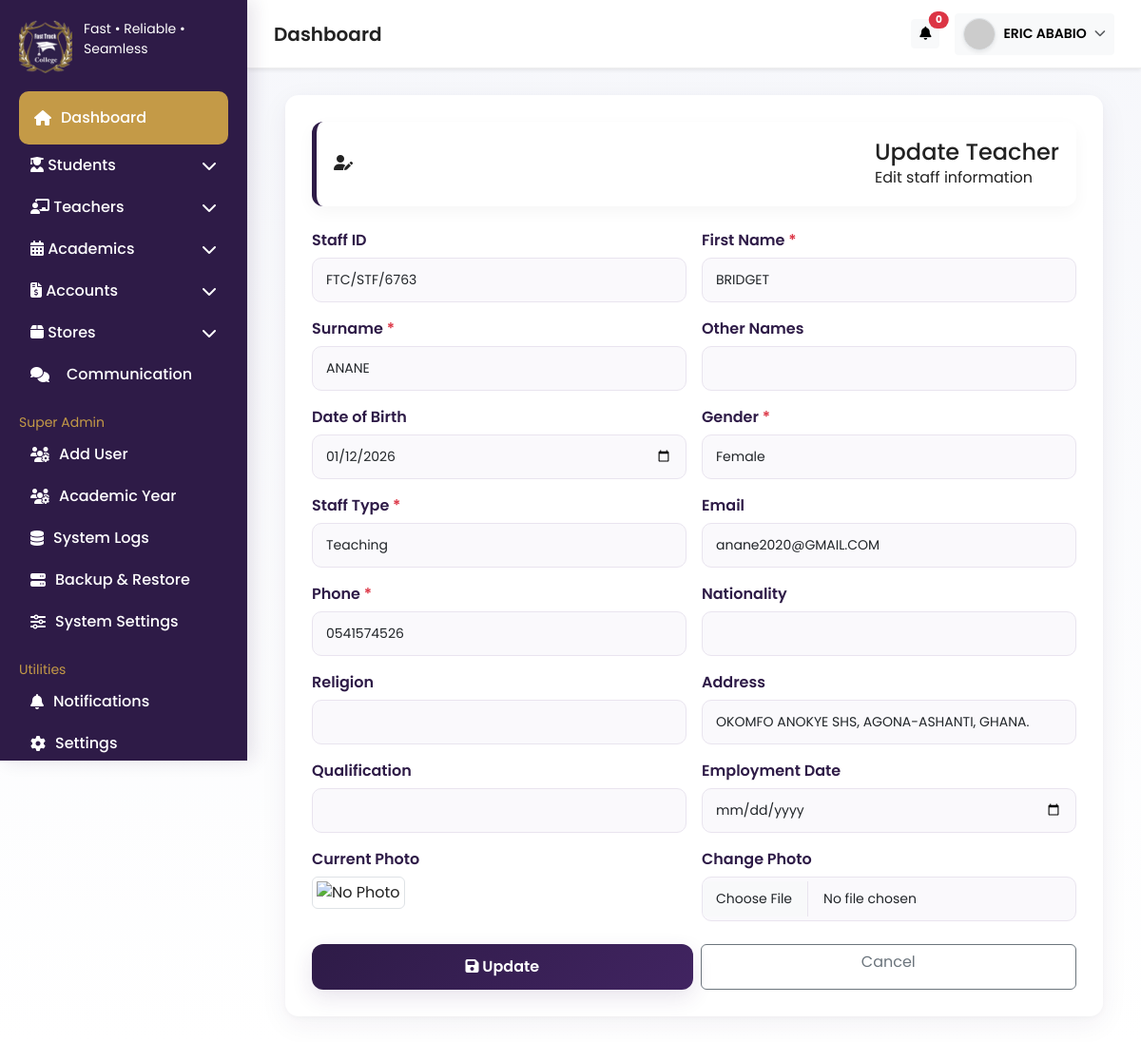
/pages/update_teacher.php?id=6 (signed in), run on the app's committed database.
### tables this page shows
CREATE TABLE `teachers` (
  `id` int(11) NOT NULL,
  `staff_id` varchar(50) NOT NULL,
  `first_name` varchar(100) NOT NULL,
  `surname` varchar(100) NOT NULL,
  `other_names` varchar(150) DEFAULT NULL,
  `dob` date DEFAULT NULL,
  `gender` enum('Male','Female') NOT NULL,
  `staff_type` enum('Teaching','Non-Teaching') NOT NULL,
  `email` varchar(150) DEFAULT NULL,
  `phone` varchar(20) NOT NULL,
  `nationality` varchar(100) DEFAULT NULL,
  `religion` varchar(50) DEFAULT NULL,
  `address` varchar(255) DEFAULT NULL,
  `qualification` varchar(150) DEFAULT NULL,
  `employment_date` date DEFAULT NULL,
  `photo` varchar(255) DEFAULT NULL,
  `password` varchar(100) DEFAULT NULL,
  `status` enum('Active','Inactive','Suspended') DEFAULT 'Active',
  `created_at` timestamp NOT NULL DEFAULT current_timestamp(),
  `updated_at` timestamp NOT NULL DEFAULT current_timestamp() ON UPDATE current_timestamp()
);

### pages/update_teacher.php (the view, shortened to what this page needs)
<?php
include '../includes/db_connection.php';
$id = $_GET['id'];
$stmt = $pdo->prepare("SELECT * FROM teachers WHERE id = ?");
$stmt->execute([$id]);
$teacher = $stmt->fetch(PDO::FETCH_ASSOC);
?>
<!DOCTYPE html>
<html lang="en">
<head>
    <link href="https://cdn.jsdelivr.net/npm/bootstrap@5.3.2/dist/css/bootstrap.min.css" rel="stylesheet">
    <link href="https://cdnjs.cloudflare.com/ajax/libs/font-awesome/6.5.0/css/all.min.css" rel="stylesheet">
    <link href="../assets/css/styles.css" rel="stylesheet">
</head>
<body>
    <?php include '../includes/super_admin_sidebar.php'; ?>
    <?php include '../includes/topbar.php'; ?>
    <main class="main">
        <div class="container-fluid">
            <div class="form-card">
                <div class="header-box mb-4 d-flex align-items-center gap-3">
                    <div class="icon-box">
                        <i class="fas fa-user-edit"></i>
                    </div>
                    <div>
                        <h4 class="title-h mb-0">Update Teacher</h4>
                        <div class="subtitle">Edit staff information</div>
                    </div>
                </div>
                <form action="../handlers/process_update_teacher.php" method="POST" enctype="multipart/form-data">
                    <div class="row g-3">
                        <div class="col-md-6">
                            <label class="form-label">Staff ID</label>
                            <input type="text" name="staff_id" class="form-control form-control-lg"
                                value="<?= htmlspecialchars($teacher['staff_id']); ?>" readonly>
                        </div>
                        <div class="col-md-6">
                            <label class="form-label">First Name <span class="required">*</span></label>
                            <input type="text" name="first_name" class="form-control form-control-lg"
                                value="<?= htmlspecialchars($teacher['first_name']); ?>" required>
                        </div>
                        <div class="col-md-6">
                            <label class="form-label">Surname <span class="required">*</span></label>
                            <input type="text" name="surname" class="form-control form-control-lg"
                                value="<?= htmlspecialchars($teacher['surname']); ?>" required>
                        </div>
                        <div class="col-md-6">
                            <label class="form-label">Other Names</label>
                            <input type="text" name="other_names" class="form-control form-control-lg"
                                value="<?= htmlspecialchars($teacher['other_names']); ?>">
                        </div>
                        <div class="col-md-6">
                            <label class="form-label">Date of Birth</label>
                            <input type="date" name="dob" class="form-control form-control-lg"
                                value="<?= $teacher['dob']; ?>">
                        </div>
                        <div class="col-md-6">
                            <label class="form-label">Gender <span class="required">*</span></label>
                            <select name="gender" class="form-select form-select-lg" required>
                                <option <?= $teacher['gender']=='Female'?'selected':''; ?>>Female</option>
                            </select>
                        </div>
                        <div class="col-md-6">
                            <label class="form-label">Staff Type <span class="required">*</span></label>
                            <select name="teacher_type" class="form-select form-select-lg" required>
                                <option value="Teaching" <?= $teacher['staff_type']=='Teaching'?'selected':''; ?>>
                                    Teaching</option>
                            </select>
                        </div>
                        <div class="col-md-6">
                            <label class="form-label">Email</label>
                            <input type="email" name="email" class="form-control form-control-lg"
                                value="<?= htmlspecialchars($teacher['email']); ?>">
                        </div>
                        <div class="col-md-6">
                            <label class="form-label">Phone <span class="required">*</span></label>
                            <input type="text" name="phone" class="form-control form-control-lg"
                                value="<?= htmlspecialchars($teacher['phone']); ?>" required>
                        </div>
                        <div class="col-md-6">
                            <label class="form-label">Nationality</label>
                            <input type="text" name="nationality" class="form-control form-control-lg"
                                value="<?= htmlspecialchars($teacher['nationality']); ?>">
                        </div>
                        <div class="col-md-6">
                            <label class="form-label">Religion</label>
                            <input type="text" name="religion" class="form-control form-control-lg"
                                value="<?= htmlspecialchars($teacher['religion']); ?>">
                        </div>
                        <div class="col-md-6">
                            <label class="form-label">Address</label>
                            <input type="text" name="address" class="form-control form-control-lg"
                                value="<?= htmlspecialchars($teacher['address']); ?>">
                        </div>
                        <div class="col-md-6">
                            <label class="form-label">Qualification</label>
                            <input type="text" name="qualification" class="form-control form-control-lg"
                                value="<?= htmlspecialchars($teacher['qualification']); ?>">
                        </div>
                        <div class="col-md-6">
                            <label class="form-label">Employment Date</label>
                            <input type="date" name="employment_date" class="form-control form-control-lg"
                                value="<?= $teacher['employment_date']; ?>">
                        </div>
                        <div class="col-md-6">
                            <label class="form-label d-block">Current Photo</label>
                            <?php if (!empty($teacher['photo'])): ?>
                            <img src="../assets/uploads/staff/<?= htmlspecialchars($teacher['photo']); ?>"
                                alt="Teacher Photo" class="img-thumbnail mb-2"
                                style="width: 150px; height: 150px; object-fit: cover;">
                            <?php else: ?>
                            <img src="../assets/images/avatar.png" alt="No Photo" class="img-thumbnail mb-2"
                                style="width: 150px; height: 150px; object-fit: cover;">
                            <?php endif; ?>
                        </div>
                        <div class="col-md-6">
                            <label class="form-label">Change Photo</label>
                            <input type="file" name="photo" class="form-control form-control-lg" accept="image/*">
                        </div>
                    </div>
                    <div class="mt-4 d-flex gap-2">
                        <button type="submit" class="btn-primary-custom w-100">
                            <i class="fas fa-save"></i> Update
                        </button>
                        <a href="manage_teachers.php" class="btn btn-outline-secondary w-100">
                            Cancel
                        </a>
                    </div>
                </form>
            </div>
        </div>
    </main>
</body>
</html>

### Assets/css/styles.css (style rules this page uses)
:root { --primary-dark: #2e1b47; --primary-500: #412461; --accent: #c49a47; --muted: #6b6b6b; --surface: #ffffff; --soft: #faf9fc; --glass: rgba(142, 106, 181, 0.08); --card-radius: 12px; }
html, body { height: 100%; }
body { font-family: "Poppins", sans-serif; background: linear-gradient(180deg, #f6f7fb 0%, #fff 100%); color: #222; margin: 0; -webkit-font-smoothing: antialiased; -moz-osx-font-smoothing: grayscale; }
.main { margin-left: 260px; padding: 28px; transition: margin-left 0.35s ease; min-height: calc(100vh - 72px); }
.form-card { background: var(--surface); border-radius: 14px; padding: 28px; box-shadow: 0 8px 30px rgba(49, 37, 88, 0.06), 0 2px 6px rgba(0, 0, 0, 0.03); transition: all 0.28s ease; }
.header-box { display: flex; gap: 18px; align-items: center; justify-content: space-between; padding: 18px; background: var(--surface); border-radius: 12px; border-left: 5px solid var(--primary-dark); box-shadow: 0 6px 18px rgba(0, 0, 0, 0.04); }
.form-label { color: var(--primary-dark); font-weight: 600; margin-bottom: 6px; display: block; }
.form-control-lg, .form-select-lg, textarea.form-control-lg { border-radius: 10px; padding: 12px 14px; border: 1.2px solid #e9e4ef; background: var(--soft); transition: all 0.22s ease; font-size: 14px; }
.btn-primary-custom { align-items: center; gap: 8px; background: linear-gradient(135deg, var(--primary-dark), var(--primary-500)); border: none; color: #fff; padding: 12px 18px; border-radius: 12px; font-weight: 600; transition: all 0.22s ease; box-shadow: 0 8px 22px rgba(65, 36, 97, 0.12); }

### pages/update_teacher.php (style rules this page uses)
.required { color: #dc3545; font-weight: 600; }

### data on the page
teachers: staff_id "FTC/STF/6763", first_name "BRIDGET", surname "ANANE", dob "01/12/2026", gender "Female", teacher_type "Teaching", email "anane2020@GMAIL.COM", phone "0541574526", address "OKOMFO ANOKYE SHS, AGONA-ASHANTI, GHANA."

### other printed values
$total_notifications "0"
$user_name "ERIC ABABIO"
